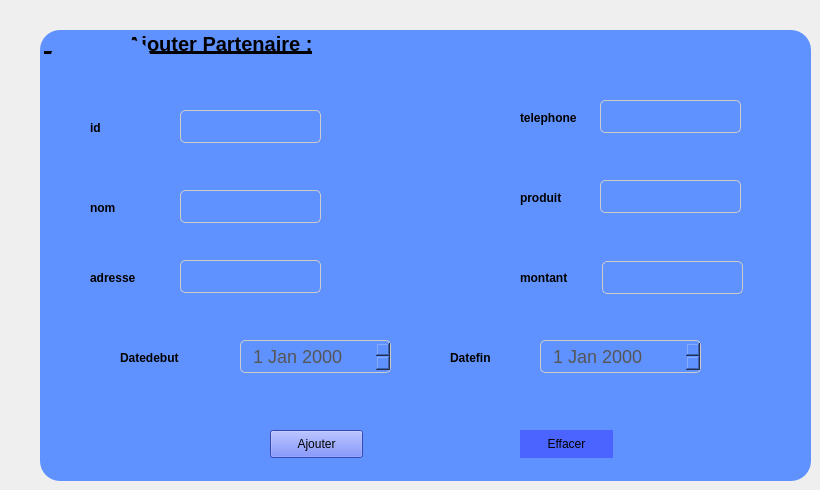
   <widget class="QWidget" name="tab_2">
    <attribute name="title">
     <string>ajouter</string>
    </attribute>
    <widget class="QPushButton" name="pushButton_ajouter">
     <property name="geometry">
      <rect>
       <x>270</x>
       <y>430</y>
       <width>93</width>
       <height>28</height>
      </rect>
     </property>
     <property name="styleSheet">
      <string notr="true">background-color: rgb(76, 100, 255);</string>
     </property>
     <property name="text">
      <string>Ajouter</string>
     </property>
    </widget>
    <widget class="QGroupBox" name="groupBox_2">
     <property name="geometry">
      <rect>
       <x>40</x>
       <y>30</y>
       <width>771</width>
       <height>451</height>
      </rect>
     </property>
     <property name="font">
      <font>
       <pointsize>15</pointsize>
       <weight>75</weight>
       <bold>true</bold>
       <underline>true</underline>
      </font>
     </property>
     <property name="styleSheet">
      <string notr="true">background-color: rgb(96, 146, 255);
 border-radius: 20px; </string>
     </property>
     <property name="title">
      <string>               Ajouter Partenaire :</string>
     </property>
     <widget class="QLineEdit" name="lineEdit_ajouter_id">
      <property name="geometry">
       <rect>
        <x>140</x>
        <y>80</y>
        <width>141</width>
        <height>41</height>
       </rect>
      </property>
      <property name="styleSheet">
       <string notr="true">  font-family: 'Segoe UI', Tahoma, Geneva, Verdana, sans-serif;
  font-size: 18px;
  color: #555;
  display: inline-block;
  margin-bottom: 8px;
  border: 1px solid #ccc; /* Ajoute une bordure solide de couleur #ccc */
  padding: 5px 10px; /* Ajoute un peu d'espace interne pour un meilleur aspect */
  border-radius: 5px;

</string>
      </property>
     </widget>
     <widget class="QLineEdit" name="lineEdit_ajouter_produit">
      <property name="geometry">
       <rect>
        <x>560</x>
        <y>150</y>
        <width>141</width>
        <height>41</height>
       </rect>
      </property>
      <property name="styleSheet">
       <string notr="true">  font-family: 'Segoe UI', Tahoma, Geneva, Verdana, sans-serif;
  font-size: 18px;
  color: #555;
  display: inline-block;
  margin-bottom: 8px;
  border: 1px solid #ccc; /* Ajoute une bordure solide de couleur #ccc */
  padding: 5px 10px; /* Ajoute un peu d'espace interne pour un meilleur aspect */
  border-radius: 5px;

</string>
      </property>
     </widget>
     <widget class="QLineEdit" name="lineEdit_ajouter_nom">
      <property name="geometry">
       <rect>
        <x>140</x>
        <y>160</y>
        <width>141</width>
        <height>41</height>
       </rect>
      </property>
      <property name="styleSheet">
       <string notr="true">  font-family: 'Segoe UI', Tahoma, Geneva, Verdana, sans-serif;
  font-size: 18px;
  color: #555;
  display: inline-block;
  margin-bottom: 8px;
  border: 1px solid #ccc; /* Ajoute une bordure solide de couleur #ccc */
  padding: 5px 10px; /* Ajoute un peu d'espace interne pour un meilleur aspect */
  border-radius: 5px;

</string>
      </property>
     </widget>
     <widget class="QLineEdit" name="lineEdit_ajouter_telephone">
      <property name="geometry">
       <rect>
        <x>560</x>
        <y>70</y>
        <width>141</width>
        <height>41</height>
       </rect>
      </property>
      <property name="styleSheet">
       <string notr="true">  font-family: 'Segoe UI', Tahoma, Geneva, Verdana, sans-serif;
  font-size: 18px;
  color: #555;
  display: inline-block;
  margin-bottom: 8px;
  border: 1px solid #ccc; /* Ajoute une bordure solide de couleur #ccc */
  padding: 5px 10px; /* Ajoute un peu d'espace interne pour un meilleur aspect */
  border-radius: 5px;

</string>
      </property>
     </widget>
     <widget class="QLineEdit" name="lineEdit_ajouter_montant">
      <property name="geometry">
       <rect>
        <x>562</x>
        <y>231</y>
        <width>141</width>
        <height>41</height>
       </rect>
      </property>
      <property name="styleSheet">
       <string notr="true">  font-family: 'Segoe UI', Tahoma, Geneva, Verdana, sans-serif;
  font-size: 18px;
  color: #555;
  display: inline-block;
  margin-bottom: 8px;
  border: 1px solid #ccc; /* Ajoute une bordure solide de couleur #ccc */
  padding: 5px 10px; /* Ajoute un peu d'espace interne pour un meilleur aspect */
  border-radius: 5px;

</string>
      </property>
     </widget>
     <widget class="QLineEdit" name="lineEdit_ajouter_adresse">
      <property name="geometry">
       <rect>
        <x>140</x>
        <y>230</y>
        <width>141</width>
        <height>41</height>
       </rect>
      </property>
      <property name="styleSheet">
       <string notr="true">  font-family: 'Segoe UI', Tahoma, Geneva, Verdana, sans-serif;
  font-size: 18px;
  color: #555;
  display: inline-block;
  margin-bottom: 8px;
  border: 1px solid #ccc; /* Ajoute une bordure solide de couleur #ccc */
  padding: 5px 10px; /* Ajoute un peu d'espace interne pour un meilleur aspect */
  border-radius: 5px;

</string>
      </property>
     </widget>
     <widget class="QPushButton" name="pushButton_2">
      <property name="geometry">
       <rect>
        <x>480</x>
        <y>400</y>
        <width>93</width>
        <height>28</height>
       </rect>
      </property>
      <property name="styleSheet">
       <string notr="true">background-color: rgb(76, 100, 255);</string>
      </property>
      <property name="text">
       <string>Effacer</string>
      </property>
     </widget>
     <widget class="QLabel" name="label_8">
      <property name="geometry">
       <rect>
        <x>410</x>
        <y>320</y>
        <width>56</width>
        <height>16</height>
       </rect>
      </property>
      <property name="font">
       <font>
        <weight>75</weight>
        <bold>true</bold>
       </font>
      </property>
      <property name="text">
       <string>Datefin</string>
      </property>
     </widget>
     <widget class="QDateEdit" name="dateEdit_ajouter_datedebut">
      <property name="geometry">
       <rect>
        <x>200</x>
        <y>310</y>
        <width>151</width>
        <height>41</height>
       </rect>
      </property>
      <property name="styleSheet">
       <string notr="true">  font-family: 'Segoe UI', Tahoma, Geneva, Verdana, sans-serif;
  font-size: 18px;
  color: #555;
  display: inline-block;
  margin-bottom: 8px;
  border: 1px solid #ccc; /* Ajoute une bordure solide de couleur #ccc */
  padding: 5px 10px; /* Ajoute un peu d'espace interne pour un meilleur aspect */
  border-radius: 5px;</string>
      </property>
     </widget>
     <widget class="QLabel" name="label_7">
      <property name="geometry">
       <rect>
        <x>80</x>
        <y>320</y>
        <width>71</width>
        <height>16</height>
       </rect>
      </property>
      <property name="font">
       <font>
        <weight>75</weight>
        <bold>true</bold>
       </font>
      </property>
      <property name="text">
       <string>Datedebut</string>
      </property>
     </widget>
     <widget class="QDateEdit" name="dateEdit_ajouter_datefin">
      <property name="geometry">
       <rect>
        <x>500</x>
        <y>310</y>
        <width>161</width>
        <height>41</height>
       </rect>
      </property>
      <property name="styleSheet">
       <string notr="true">  font-family: 'Segoe UI', Tahoma, Geneva, Verdana, sans-serif;
  font-size: 18px;
  color: #555;
  display: inline-block;
  margin-bottom: 8px;
  border: 1px solid #ccc; /* Ajoute une bordure solide de couleur #ccc */
  padding: 5px 10px; /* Ajoute un peu d'espace interne pour un meilleur aspect */
  border-radius: 5px;</string>
      </property>
     </widget>
     <widget class="QLabel" name="label_2">
      <property name="geometry">
       <rect>
        <x>50</x>
        <y>170</y>
        <width>56</width>
        <height>16</height>
       </rect>
      </property>
      <property name="font">
       <font>
        <weight>75</weight>
        <bold>true</bold>
       </font>
      </property>
      <property name="text">
       <string>nom</string>
      </property>
     </widget>
     <widget class="QLabel" name="label">
      <property name="geometry">
       <rect>
        <x>50</x>
        <y>90</y>
        <width>56</width>
        <height>16</height>
       </rect>
      </property>
      <property name="font">
       <font>
        <weight>75</weight>
        <bold>true</bold>
       </font>
      </property>
      <property name="text">
       <string>id</string>
      </property>
     </widget>
     <widget class="QLabel" name="label_4">
      <property name="geometry">
       <rect>
        <x>480</x>
        <y>80</y>
        <width>71</width>
        <height>16</height>
       </rect>
      </property>
      <property name="font">
       <font>
        <weight>75</weight>
        <bold>true</bold>
       </font>
      </property>
      <property name="text">
       <string>telephone</string>
      </property>
     </widget>
     <widget class="QLabel" name="label_6">
      <property name="geometry">
       <rect>
        <x>480</x>
        <y>160</y>
        <width>56</width>
        <height>16</height>
       </rect>
      </property>
      <property name="font">
       <font>
        <weight>75</weight>
        <bold>true</bold>
       </font>
      </property>
      <property name="text">
       <string>produit</string>
      </property>
     </widget>
     <widget class="QLabel" name="label_3">
      <property name="geometry">
       <rect>
        <x>50</x>
        <y>240</y>
        <width>56</width>
        <height>16</height>
       </rect>
      </property>
      <property name="font">
       <font>
        <weight>75</weight>
        <bold>true</bold>
       </font>
      </property>
      <property name="text">
       <string>adresse</string>
      </property>
     </widget>
     <widget class="QLabel" name="label_5">
      <property name="geometry">
       <rect>
        <x>480</x>
        <y>240</y>
        <width>56</width>
        <height>16</height>
       </rect>
      </property>
      <property name="font">
       <font>
        <weight>75</weight>
        <bold>true</bold>
       </font>
      </property>
      <property name="text">
       <string>montant</string>
      </property>
     </widget>
     <widget class="QPushButton" name="pushButton_9">
      <property name="geometry">
       <rect>
        <x>10</x>
        <y>10</y>
        <width>101</width>
        <height>71</height>
       </rect>
      </property>
      <property name="text">
       <string/>
      </property>
      <property name="icon">
       <iconset>
        <normaloff>resources/contract_black.png</normaloff>resources/contract_black.png</iconset>
      </property>
      <property name="iconSize">
       <size>
        <width>40</width>
        <height>40</height>
       </size>
      </property>
     </widget>
    </widget>
    <zorder>groupBox_2</zorder>
    <zorder>pushButton_ajouter</zorder>
   </widget>
